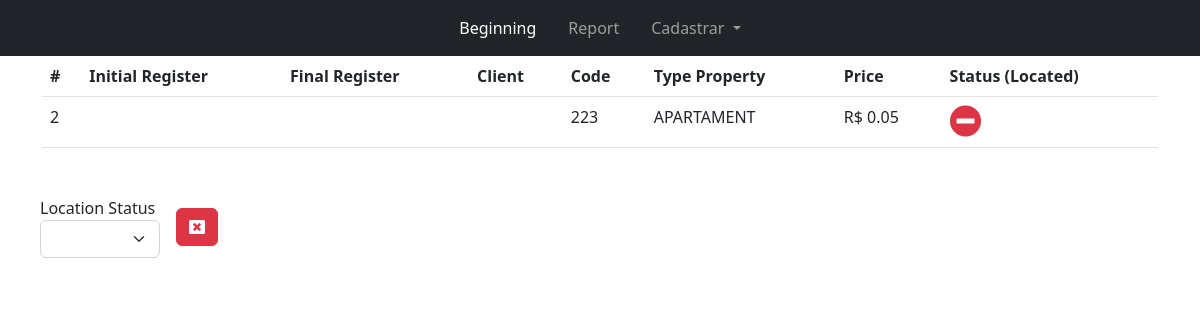
/reports/, run on an earlier commit of the app's database.
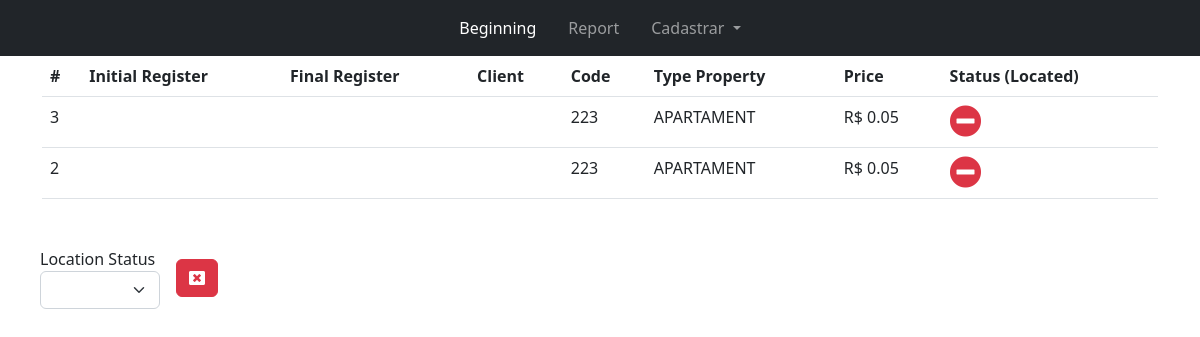
And on a later commit of the database.
### app/models.py (models this page shows, shortened)
class Property(models.Model):
    address = models.CharField(max_length=200)
    code = models.CharField(max_length=50)
    is_locate = models.BooleanField(default=False)
    price = models.DecimalField(max_digits=6, decimal_places=2)
    type_item = models.CharField(max_length=50, choices=TypeProperty.choices)
    class Meta:
        verbose_name = 'Property'
        verbose_name_plural = 'Properties'
        ordering = ['-id']

### app/views.py (the view)
# urls.py: path('reports/', app.views.report, name='reports'),
def report(request):
    property = Property.objects.all()
    is_located = request.GET.get('is_locate')
    if is_located:
        property = Property.objects.filter(is_locate=is_located)
    return render(request, 'report.html', {'property': property})

### app/templates/report.html (shortened to what this page needs)
{% extends 'base.html' %}
{% block content %}
<div class="container">
    <table class="table">
        <thead>
            <tr>
                <th scope="col">#</th>
                <th scope="col">Initial Register</th>
                <th scope="col">Final Register</th>
                <th scope="col">Client</th>
                <th scope="col">Code</th>
                <th scope="col">Type Property</th>
                <th scope="col">Price</th>
                <th scope="col">Status (Located)</th>
            </tr>
        </thead>
        <tbody>
            {% for immobile in property %}
            <tr>
                <td scope="row">{{immobile.id}}</td>
                <td scope="row">{% for location in immobile.property_location.all %}{{location.dt_start|date:"d/m/Y"}}{% endfor %}</td>
                <td scope="row">{% for location in immobile.property_location.all %}{{location.dt_end|date:"d/m/Y"}}{% endfor %}</td>
                <td scope="row">{% for location in immobile.property_location.all %}{{location.client}}{% endfor %}</td>
                <td scope="row">{{immobile.code}}</td>
                <td scope="row">{{immobile.type_item}}</td>
                <td scope="row">R$ {{immobile.price}}</td>
                <td scope="row">
                    {% if immobile.is_locate == True %}
                    <i class="fas fa-check-circle fa-2x link-success"></i>
                    {% else %}
                    <i class="fas fa-minus-circle fa-2x link-danger"></i>
                    {% endif %}
                </td>
            </tr>
            {% endfor %}
        </tbody>
    </table>
</div>
<div class="row g-3 align-items-center m-3 p-3">
    <div class="col-auto">
        <form action="{% url 'reports' %}">
            <label>Location Status</label>
            <select name="is_locate" class="form-select" onchange="this.form.submit()">
                <option></option>
                <option value="True" {% if request.GET.is_locate == 'True' %}selected{% endif %}>LOCATED</option>
            </select>
        </form>
    </div>
    <div class="col-auto">
        <a class="btn btn-danger" href="{% url 'reports' %}"><i class="fas fa-window-close"></i></a>
    </div>
</div>
{% endblock %}

What changed in the data, as far as the page shows it:
added Property: id "3", code "223", type_item "APARTAMENT", price "0.05", is_locate False (drawn)
